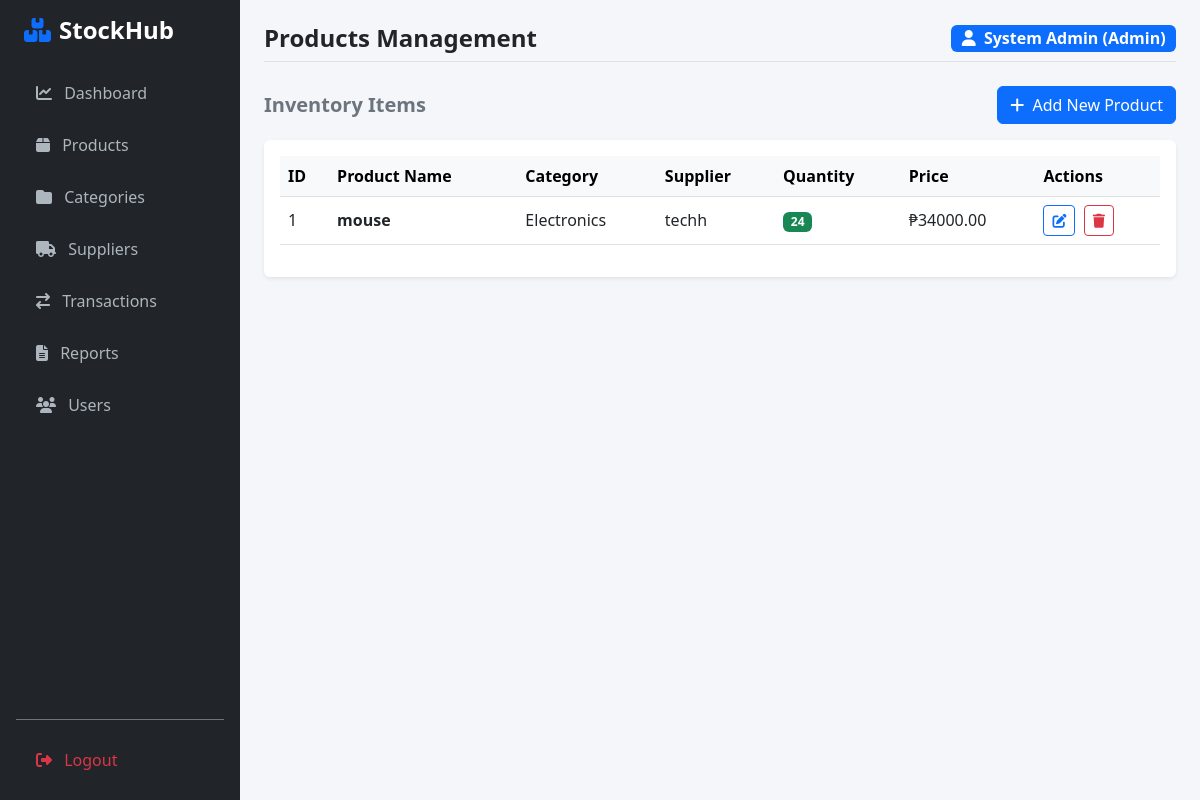
Before: /products (signed in) with the older database file.
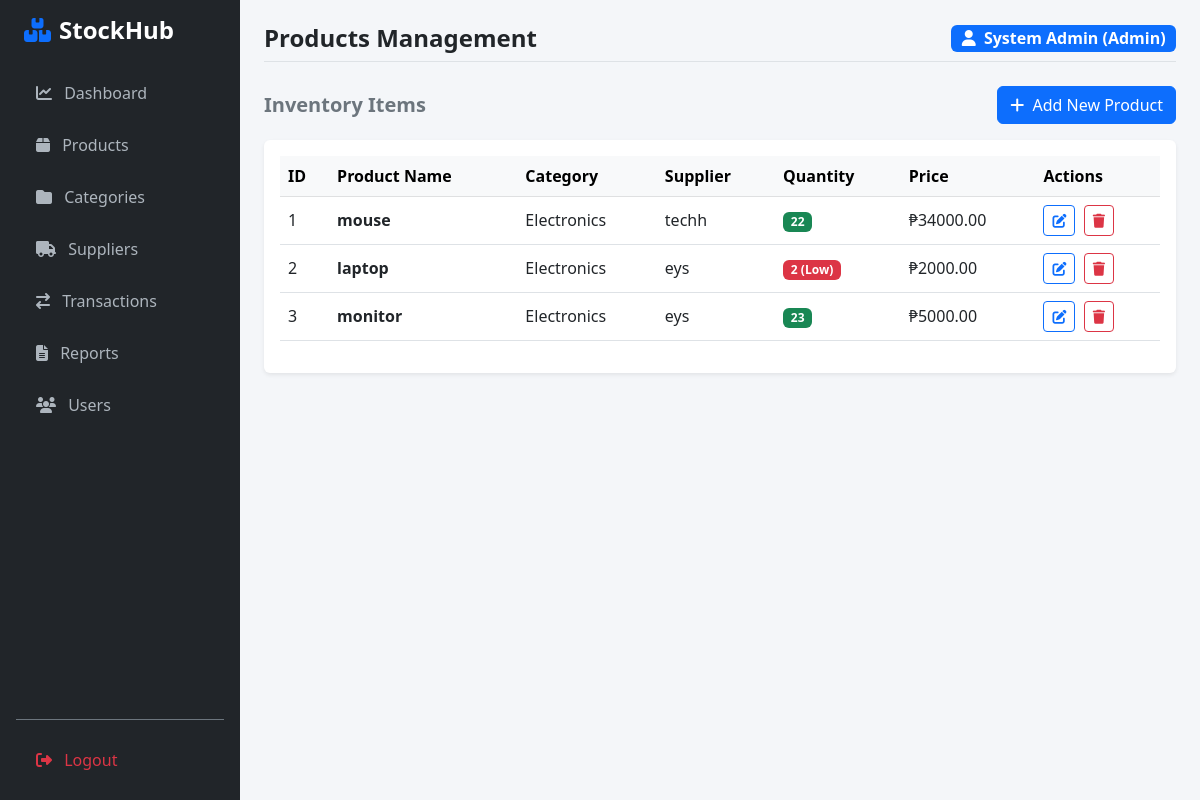
After: the same page with the newer database file.
### app/models.py (models this page shows)
class Product(db.Model):
    __tablename__ = 'products'
    id = db.Column(db.Integer, primary_key=True)
    name = db.Column(db.String(100), nullable=False)
    quantity = db.Column(db.Integer, default=0)
    price = db.Column(db.Float, default=0.0)
    category_id = db.Column(db.Integer, db.ForeignKey('categories.id'), nullable=True)
    supplier_id = db.Column(db.Integer, db.ForeignKey('suppliers.id'), nullable=True)

class Category(db.Model):
    __tablename__ = 'categories'
    id = db.Column(db.Integer, primary_key=True)
    category_name = db.Column(db.String(100), nullable=False)
    description = db.Column(db.Text)
    created_at = db.Column(db.DateTime, default=datetime.utcnow)
    products = db.relationship('Product', backref='category', lazy=True)

class Supplier(db.Model):
    __tablename__ = 'suppliers'
    id = db.Column(db.Integer, primary_key=True)
    supplier_name = db.Column(db.String(100), nullable=False)
    contact_person = db.Column(db.String(100))
    contact_no = db.Column(db.String(20))
    created_at = db.Column(db.DateTime, default=datetime.utcnow)
    products = db.relationship('Product', backref='supplier', lazy=True)

### app/routes.py (the view)
@main.route('/products')
@login_required
def products():
    all_products = Product.query.all()
    categories = Category.query.all()
    suppliers = Supplier.query.all()
    return render_template('products.html', products=all_products, categories=categories, suppliers=suppliers)

### app/templates/products.html (shortened to what this page needs)
{% extends "base.html" %}
{% block page_title %}Products Management{% endblock %}
{% block content %}
<div class="d-flex justify-content-between align-items-center mb-3">
    <h5 class="fw-bold text-secondary mb-0">Inventory Items</h5>
    <button class="btn btn-primary" data-bs-toggle="modal" data-bs-target="#addProductModal">
        <i class="fa-solid fa-plus me-1"></i> Add New Product
    </button>
</div>
<div class="card shadow-sm border-0 p-3">
    <div class="table-responsive">
        <table class="table table-hover align-middle">
            <thead class="table-light">
                <tr>
                    <th>ID</th>
                    <th>Product Name</th>
                    <th>Category</th>
                    <th>Supplier</th>
                    <th>Quantity</th>
                    <th>Price</th>
                    <th>Actions</th>
                </tr>
            </thead>
            <tbody>
                {% for product in products %}
                <tr>
                    <td>{{ product.id }}</td>
                    <td class="fw-bold">{{ product.name }}</td>
                    <td>{{ product.category.category_name if product.category else 'N/A' }}</td>
                    <td>{{ product.supplier.supplier_name if product.supplier else 'N/A' }}</td>
                    <td>
                        {% if product.quantity <= 5 %}
                            <span class="badge bg-danger">{{ product.quantity }} (Low)</span>
                        {% else %}
                            <span class="badge bg-success">{{ product.quantity }}</span>
                        {% endif %}
                    </td>
                    <td>₱{{ "%.2f"|format(product.price) }}</td>
                    <td>
                        <button class="btn btn-sm btn-outline-primary me-1" data-bs-toggle="modal" data-bs-target="#editProductModal{{ product.id }}">
                            <i class="fa-solid fa-pen-to-square"></i>
                        </button>
                        <form action="{{ url_for('main.delete_product', id=product.id) }}" method="POST" class="d-inline" onsubmit="return confirm('Are you sure you want to delete {{ product.name }}?');">
                            <button type="submit" class="btn btn-sm btn-outline-danger"><i class="fa-solid fa-trash"></i></button>
                        </form>
                    </td>
                </tr>
                {% else %}
                <tr>
                    <td colspan="7" class="text-center text-muted py-4">No products found.</td>
                </tr>
                {% endfor %}
            </tbody>
        </table>
    </div>
</div>
{% endblock %}

Changed rows visible on the page:
changed Product "mouse": quantity "24" → "22"
added Product: id "2", name "laptop", category "Electronics", supplier "eys", quantity "2", price "2000.00"
added Product: id "3", name "monitor", category "Electronics", supplier "eys", quantity "23", price "5000.00"
